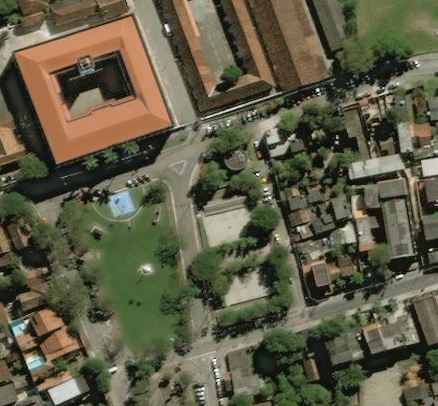
#> input picture Data/Images/3band_AOI_1_RIO_img1882.tif, 438 x 406 px, given in place of 060063w.tif, which was not available
$ python preparedata.py
#> lines starting #> are read from the running program, lines starting #| are printed output that depends on the picture; pictures that were not available may be replaced by others from this repository, and a replacement may not be noted
# -*- coding: utf-8 -*-
"""PrepareData.ipynb

Automatically generated by Colaboratory.

Original file is located at
    https://colab.research.google.com/drive/1mFtW2os-q9_tyh4TmwZygpZ9AE_tfEOr
"""


from google.colab import drive
drive.mount('/content/drive')

OriginalData_DIR='Define the path'
NewData_DIR='Define the path'
MASK_DIR=OriginalData_DIR+"/masks"
IMAGES_DIR=OriginalData_DIR+"/images"
RESULTANTDATASETFOLDER=OriginalData_DIR+"/dataset"
R_Images=RESULTANTDATASETFOLDER+"/images/"
R_Masks=RESULTANTDATASETFOLDER+"/masks/"
AlignedData=NewData_DIR+"/AlignedData"
Aligned_Images=AlignedData+"/images/"
Aligned_Masks=AlignedData+"/masks/"
imagesNames=['Pre-process.tif','060063w.tif','060102w.tif','060104w.tif']

"""##import lib

"""

import os
import math
import imgaug.augmenters as iaa
import imgaug as ia
import json
import shutil
from PIL import Image, ImageDraw
from pathlib import Path
import collections
from collections import defaultdict
from pycocotools import mask as MASK
import numpy as np
import skimage
from skimage.filters import threshold_mean
from skimage.color import rgb2gray, gray2rgb
from skimage import measure
import skimage.io
import cv2
from matplotlib import pyplot as plt
import random

from matplotlib import patches,  lines
from matplotlib.patches import Polygon
from skimage.measure import find_contours

"""#Prepare"""

def readmasks(path,size,crop=None):
  mask=plt.imread(path)
  if len(mask.shape)<3:
    mask=cv2.cvtColor(mask,cv2.COLOR_GRAY2RGB)
  if crop!=None:
    mask = mask[crop[0]:crop[1],crop[2]:crop[3],:]
  mask = cv2.resize(mask, size)
  # mask = mask>0
  #mask=mask[:,:,0:1]
  return mask

  ##rotation code
# [136 lines left out: functions rotate_image, largest_rotated_rect, crop_around_center, getrotatedimage, not called in this run]

"""###Define Visualizer"""

import colorsys
# [31 lines left out: functions display_images, apply_mask, not called in this run]

def random_colors(N, bright=True):
    """
    Generate random colors.
    To get visually distinct colors, generate them in HSV space then
    convert to RGB.
    """
    brightness = 1.0 if bright else 0.7
    hsv = [(i / N, 1, brightness) for i in range(N)]
    colors = list(map(lambda c: colorsys.hsv_to_rgb(*c), hsv))
    random.shuffle(colors)
    return colors

def display_instances(image, boxes, masks, class_ids, class_names,
                      scores=None, title="",
                      figsize=(16, 16), ax=None,
                      show_mask=True, show_bbox=True,
                      colors=None, captions=None):
    """
    boxes: [num_instance, (y1, x1, y2, x2, class_id)] in image coordinates.
    masks: [height, width, num_instances]
    class_ids: [num_instances]
    class_names: list of class names of the dataset
    scores: (optional) confidence scores for each box
    title: (optional) Figure title
    show_mask, show_bbox: To show masks and bounding boxes or not
    figsize: (optional) the size of the image
    colors: (optional) An array or colors to use with each object
    captions: (optional) A list of strings to use as captions for each object
    """
    # Number of instances
    N = boxes.shape[0]
    if not N:
        print("\n*** No instances to display *** \n")
    else:
        assert boxes.shape[0] == masks.shape[-1] == class_ids.shape[0]

    # If no axis is passed, create one and automatically call show()
    auto_show = False
    if not ax:
        _, ax = plt.subplots(1, figsize=figsize)
        auto_show = True

    # Generate random colors
    colors = colors or random_colors(N)

    # Show area outside image boundaries.
    height, width = image.shape[:2]
    ax.set_ylim(height + 10, -10)
    ax.set_xlim(-10, width + 10)
    ax.axis('off')
    ax.set_title(title)

    masked_image = image.astype(np.uint32).copy()
    for i in range(N):
        color = colors[i]

        # Bounding box
        if not np.any(boxes[i]):
            # Skip this instance. Has no bbox. Likely lost in image cropping.
            continue
        y1, x1, y2, x2 = boxes[i]
        if show_bbox:
            p = patches.Rectangle((x1, y1), x2 - x1, y2 - y1, linewidth=2,
                                alpha=0.7, linestyle="dashed",
                                edgecolor=color, facecolor='none')
            ax.add_patch(p)

        # Label
        if not captions:
            class_id = class_ids[i]
            score = scores[i] if scores is not None else None
            label = class_names[class_id]
            caption = "{} {:.3f}".format(label, score) if score else label
        else:
            caption = captions[i]
        ax.text(x1, y1 + 8, caption,
                color='w', size=11, backgroundcolor="none")

        # Mask
        mask = masks[:, :, i]
        if show_mask:
            masked_image = apply_mask(masked_image, mask, color)

        # Mask Polygon
        # Pad to ensure proper polygons for masks that touch image edges.
        padded_mask = np.zeros(
            (mask.shape[0] + 2, mask.shape[1] + 2), dtype=np.uint8)
        padded_mask[1:-1, 1:-1] = mask
        contours = find_contours(padded_mask, 0.5)
        for verts in contours:
            # Subtract the padding and flip (y, x) to (x, y)
            verts = np.fliplr(verts) - 1
            p = Polygon(verts, facecolor="none", edgecolor=color)
            ax.add_patch(p)
    ax.imshow(masked_image.astype(np.uint8))
    if auto_show:
        plt.show()
# [21 lines left out: function display_top_masks, not called in this run]

"""## Visualize All Masks"""

images=[_ for _ in imagesNames]
masks=[_ for _ in imagesNames]
windowSizes=[_ for _ in imagesNames]

i=1
imageName=imagesNames[i]
img =plt.imread(IMAGES_DIR+'/'+imageName)
#> img is the input picture: shape (406, 438, 3); mean R, G, B 94.8, 92.1, 70

mask =readmasks(MASK_DIR+'/'+imageName,(img.shape[1], img.shape[0]))
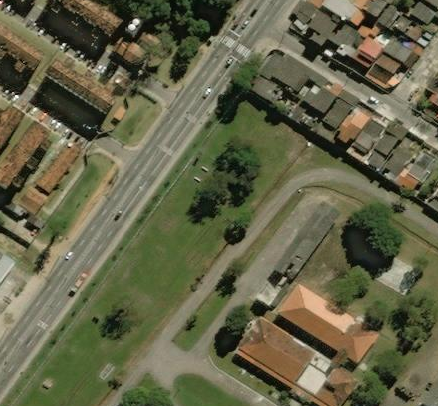
#> input picture Data/Images/3band_AOI_1_RIO_img1885.tif, 438 x 406 px, given in place of 060063w.tif, which was not available
#> in readmasks, mask is the input picture: shape (406, 438, 3); mean R, G, B 100, 99.5, 72.4

display_instances(img, np.array([[0,0,img.shape[0],img.shape[1]]]),mask[:,:,0:1]>0, np.array([1]),
                            ['BG','Building'], np.array([1]),
                            title=imageName,show_mask=False,show_bbox=False)
#> the loop in display_instances, `for i in range(N):` made 1 pass
#> (y1, x1, y2, x2, class_id, score, label, caption) on pass 1: (0, 0, 406, 438, 1, 1, 'Building', 'Building 1.000')
#> pass 1, in display_instances, `mask = masks[:, :, i]`:
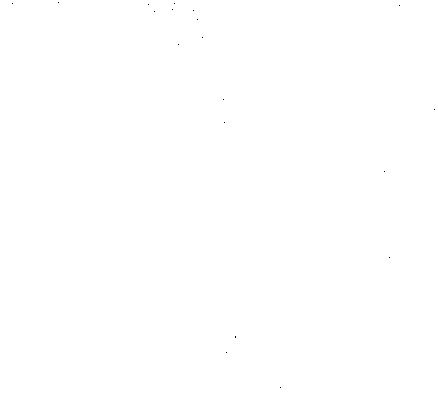
#> mask: shape (406, 438) bool; 100% white; black in thin lines or dots
#> after the loop in display_instances, `for i in range(N):`:
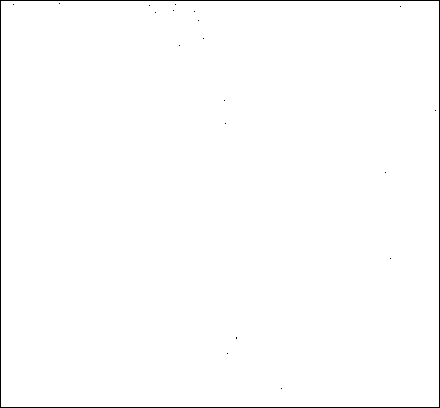
#> padded_mask: shape (408, 440); values 0 (black) and 1 (white), 99% white; black in thin lines or dots
#> after the loop in display_instances, `for i in range(N):`: verts = [[280.5, 387], [280, 386.5], [279.5, 387], [280, 387.5], [280.5, 387]]
plt.show()
images[i]=img
masks[i]=mask.astype(np.uint8)
print(images[i].shape)
#| (406, 438, 3)
print(masks[i].shape)
#| (406, 438, 3)
windowSizes[i]=500

i=1
imageName=imagesNames[i]
img =plt.imread(IMAGES_DIR+'/'+imageName)


## align both
img = img[15:-20,30:,:]
#> img: shape (371, 408, 3)
mask =readmasks(MASK_DIR+'/'+imageName,(img.shape[1], img.shape[0]),(30,-1,30,-30))
#> call 2 of readmasks, with path = 'Define the path/masks/060063w.tif', size = (408, 371), crop = (30, -1, 30, -30)
#> in readmasks (call 2), `mask = mask[crop[0]:crop[1],crop[2]:crop[3],:]`:
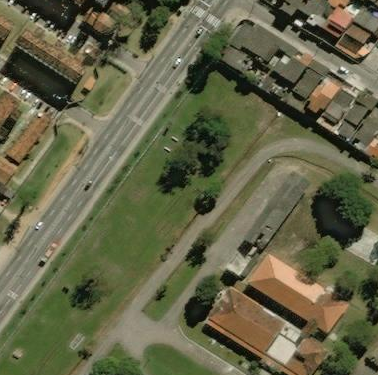
#> mask: shape (375, 378, 3); mean R, G, B 100.3, 100.3, 72.2
#> in readmasks (call 2), `mask = cv2.resize(mask, size)`:
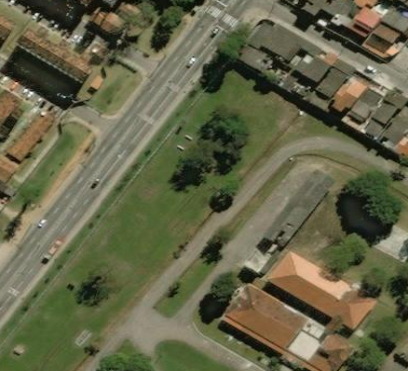
#> mask: shape (371, 408, 3); mean R, G, B 100.1, 100.2, 72.1


## make squared
#img = img[:,300:-200,:]
#mask = mask[:,300:-200,:]
display_instances(img, np.array([[0,0,img.shape[0],img.shape[1]]]),mask[:,:,0:1]>0, np.array([1]),
                            ['BG','Building'], np.array([1]),
                            title=imageName,show_mask=False,show_bbox=False)
#> call 2 of display_instances, with boxes = array of shape (1, 4), class_ids = array of shape (1,), scores = array of shape (1,), title = '060063w.tif', figsize = (16, 16), show_mask = False, show_bbox = False
#> the loop in display_instances (call 2), `for i in range(N):` made 1 pass
#> (y1, x1, y2, x2, class_id, score, label, caption) on pass 1: (0, 0, 371, 408, 1, 1, 'Building', 'Building 1.000')
#> after the loop in display_instances (call 2), `for i in range(N):`: verts = 1559 pairs, first value -0.5 to 407.5, second value -0.5 to 370.5
#> in display_instances (call 2), `plt.show()`:
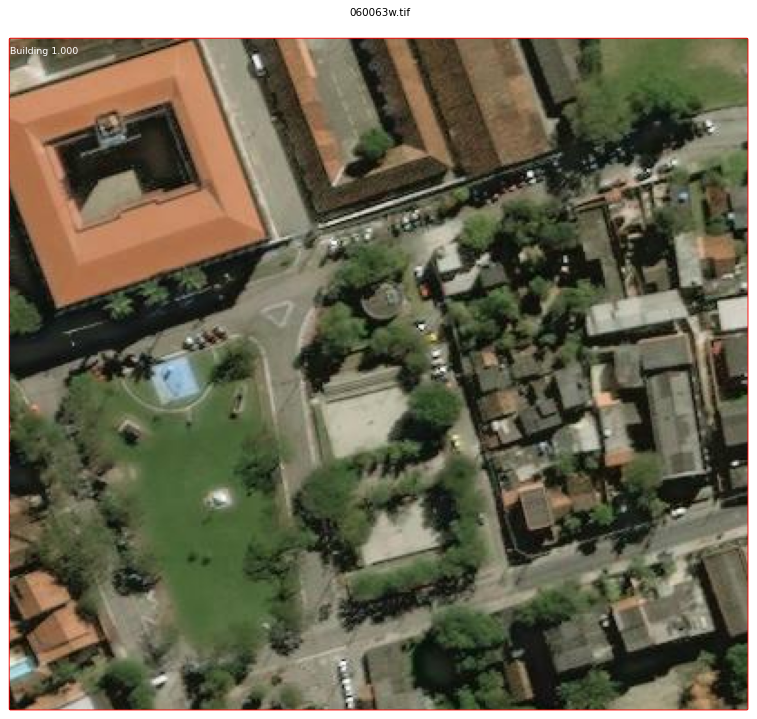
#> figure drawn by matplotlib, 1 panel
plt.show()

images[i]=img
masks[i]=mask.astype(np.uint8)

print(images[i].shape)
#| (371, 408, 3)
print(masks[i].shape)
#| (371, 408, 3)
windowSizes[i]=300

i=2
imageName=imagesNames[i]
img =plt.imread(IMAGES_DIR+'/'+imageName)

## align both
img = img[15:-20,40:,:]
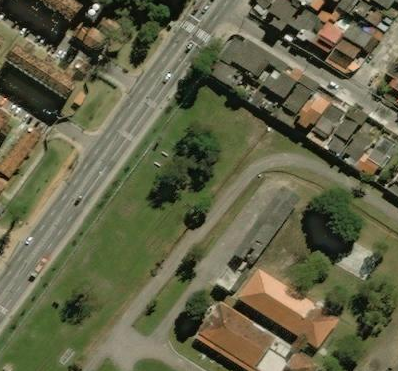
#> img: shape (371, 398, 3); mean R, G, B 99.6, 99.4, 72.2
mask =readmasks(MASK_DIR+'/'+imageName,(img.shape[1], img.shape[0]),(40,-1,10,-30))
#> (the run stopped early here; a loop or call above may not have finished)
